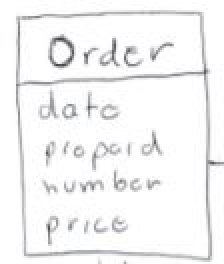
#> input picture Code/OCR/Handwritten OCR/ocr_test_img.JPG, 112 x 132 px (shown 2 times larger)
$ python ocr_get_data.py --image '../Handwritten OCR/ocr_test_img.JPG'
#> lines starting #> are read from the running program, lines starting #| are printed output that depends on the picture; after the words box and inside, x2 and y2 are one past the last pixel; in counts of white or black regions, pixels touching at a corner belong together
#> further down, image is the input picture: shape (132, 112, 3); mean B, G, R 244.1, 243.8, 243.7
import cv2
import pytesseract
import argparse
import img_resize
import numpy as np

kernel = np.ones((5,5), np.uint8)

def preprocess(image, target=30):
    # correct the text height
#> called with target = 30
    ratio = max(0.5, min(1.5, target / image.shape[0]))
#> ratio = 0.5
    image = cv2.resize(image,
                       dsize=None,
                       fx=ratio,
                       fy=ratio,
                       interpolation=cv2.INTER_LANCZOS4)
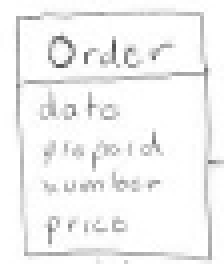
#> image: shape (66, 56) (shown 4 times larger); min 85, max 255, mean 243.1

    # apply Otsu thresholding
    _, thresh = cv2.threshold(image, 0, 255, cv2.THRESH_BINARY + cv2.THRESH_OTSU)
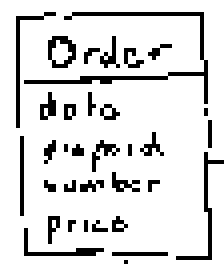
#> thresh: shape (66, 56) (shown 4 times larger); 86.4% white; black in thin lines or dots, all inside (x1, y1, x2, y2) = (4, 3, 56, 66)

    # invert image if more than 3/5 of pixels are black
    height, width = thresh.shape
#> height = 66; width = 56
    if (cv2.countNonZero(thresh) / (height * width)) < (2 / 5):
        thresh = cv2.bitwise_not(thresh)

    return thresh

ap = argparse.ArgumentParser()
ap.add_argument("-i", "--image", required=True,help="path to input image to be OCR'd")
args = vars(ap.parse_args())

image = cv2.imread(args["image"])
image = cv2.cvtColor(image, cv2.COLOR_BGR2GRAY)
image = preprocess(image)

print("Tesseract Loaded!")
#> (the run stopped early here; a loop or call above may not have finished)
